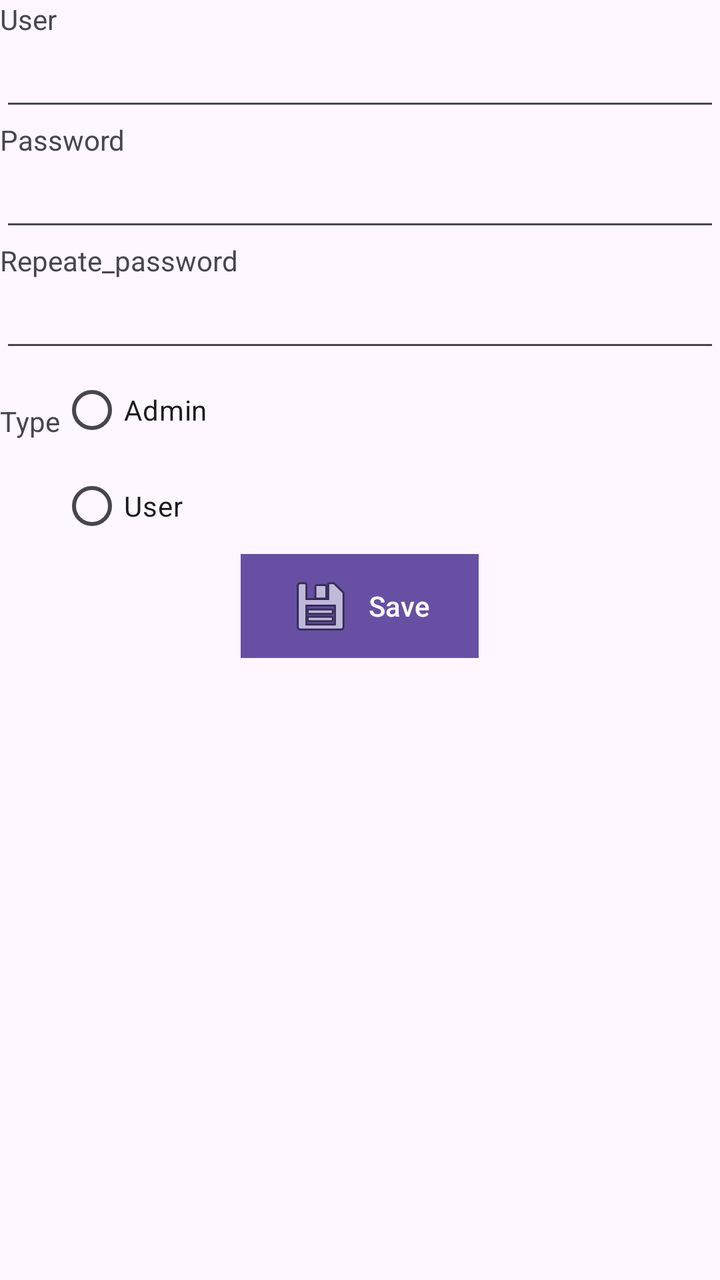
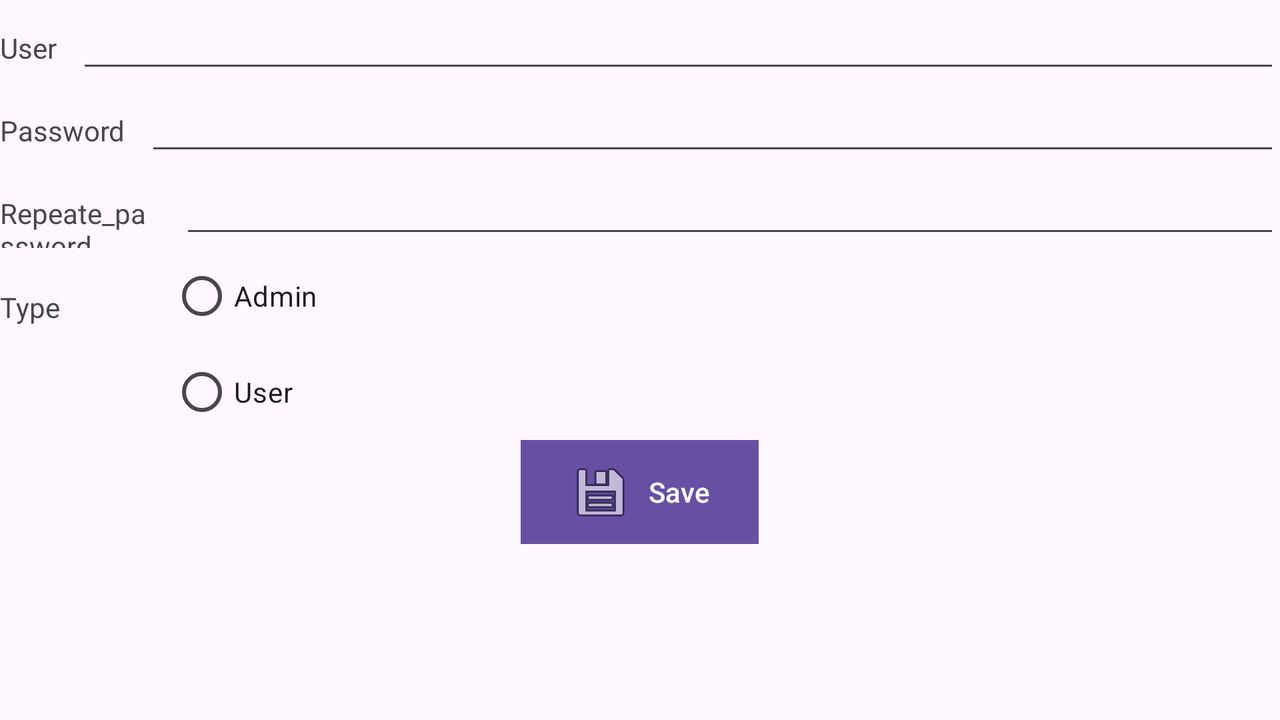

An Android layout and its configuration variant, each rendered on a device that would load it. The default file and the variant file are quoted in full after the pictures.
<!-- AndroidManifest.xml: application theme Theme.ParcialLabo -->
<!-- res/layout/activity_formulario_persona.xml -->
<?xml version="1.0" encoding="utf-8"?>
<LinearLayout xmlns:android="http://schemas.android.com/apk/res/android"
    xmlns:app="http://schemas.android.com/apk/res-auto"
    xmlns:tools="http://schemas.android.com/tools"
    android:orientation="vertical"
    android:layout_width="match_parent"
    android:layout_height="match_parent">


    <TextView
        android:id="@+id/tvUsuario"
        android:layout_width="match_parent"
        android:layout_height="wrap_content"
        android:text="@string/Usuario" />

    <EditText
        android:layout_width="match_parent"
        android:layout_height="wrap_content"
        android:id="@+id/edUsuario"
        />

    <TextView
        android:id="@+id/tvContrasenia"
        android:layout_width="match_parent"
        android:layout_height="wrap_content"
        android:text="@string/Contrasenia" />


    <EditText
        android:layout_width="match_parent"
        android:layout_height="wrap_content"
        android:id="@+id/edContrasenia"
        />
    <TextView
        android:id="@+id/tvNuevaContrasenia"
        android:layout_width="match_parent"
        android:layout_height="wrap_content"
        android:text="@string/Repita_contrasenia" />


    <EditText
        android:layout_width="match_parent"
        android:layout_height="wrap_content"
        android:id="@+id/edNuevaContrasenia"
        />
    <LinearLayout
        android:orientation="horizontal"
        android:layout_width="match_parent"
        android:layout_height="wrap_content">>
        <TextView
            android:id="@+id/tvTipo"
            android:layout_width="wrap_content"
            android:layout_height="wrap_content"
            android:layout_marginTop="20dp"
            android:text="@string/Tipo" />

        <RadioGroup
            android:id="@+id/radioGroup"
            android:layout_width="wrap_content"
            android:layout_height="wrap_content"
            android:orientation="vertical" >

            <RadioButton
                android:id="@+id/radioButtonOption1"
                android:layout_width="wrap_content"
                android:layout_height="wrap_content"
                android:text="@string/Administrador" />

            <RadioButton
                android:id="@+id/radioButtonOption2"
                android:layout_width="wrap_content"
                android:layout_height="wrap_content"
                android:text="@string/Usuario"/>

        </RadioGroup>
    </LinearLayout>


    <Button
        android:layout_gravity="center"
        android:id="@+id/boton"
        android:layout_width="wrap_content"
        android:layout_height="wrap_content"
        android:drawableLeft="@android:drawable/ic_menu_save"
        android:background="#8A2BE2"
        android:radius="50dp"
        android:text="@string/Guardar"
        />
    
</LinearLayout>
<!-- resources referenced by this layout -->
<resources>
  <string name="Administrador">Admin</string>
  <string name="Contrasenia">Password</string>
  <string name="Guardar">Save</string>
  <string name="Repita_contrasenia">Repeate_password</string>
  <string name="Tipo">Type</string>
  <string name="Usuario">User</string>
  <style name="Theme.ParcialLabo" parent="Base.Theme.ParcialLabo" />
  <style name="Base.Theme.ParcialLabo" parent="Theme.Material3.DayNight.NoActionBar">
          
          
      </style>
</resources>
<!-- res/layout-land/activity_formulario_persona.xml (the repository's variant of the layout above) -->
<!-- drawn on the phone turned sideways -->
<?xml version="1.0" encoding="utf-8"?>
<LinearLayout xmlns:android="http://schemas.android.com/apk/res/android"
    xmlns:app="http://schemas.android.com/apk/res-auto"
    xmlns:tools="http://schemas.android.com/tools"
    android:orientation="vertical"
    android:layout_width="match_parent"
    android:layout_height="match_parent">

    <LinearLayout
        android:orientation="horizontal"
        android:layout_width="match_parent"
        android:layout_height="wrap_content">

        <TextView
            android:id="@+id/tvUsuario"
            android:layout_width="wrap_content"
            android:layout_height="wrap_content"
            android:layout_marginRight="10dp"
            android:text="@string/Usuario" />

        <EditText
            android:layout_width="match_parent"
            android:layout_height="wrap_content"
            android:layout_weight="9"
            android:id="@+id/edUsuario"
            />


    </LinearLayout>


    <LinearLayout
        android:orientation="horizontal"
        android:layout_width="match_parent"
        android:layout_height="wrap_content">


        <TextView
            android:id="@+id/tvContrasenia"
            android:layout_width="wrap_content"
            android:layout_height="wrap_content"
            android:layout_marginRight="10dp"
            android:text="@string/Contrasenia" />


        <EditText
            android:layout_width="match_parent"
            android:layout_height="wrap_content"
            android:layout_weight="9"
            android:id="@+id/edContrasenia"
            />


    </LinearLayout>

    <LinearLayout
        android:orientation="horizontal"
        android:layout_width="match_parent"
        android:layout_height="wrap_content">


        <TextView
            android:id="@+id/tvNuevacontrasenia"
            android:layout_width="80dp"
            android:layout_height="wrap_content"
            android:layout_marginRight="10dp"
            android:text="@string/Repita_contrasenia" />


        <EditText
            android:layout_width="match_parent"
            android:layout_height="wrap_content"
            android:layout_weight="9"
            android:id="@+id/edNuevaContrasenia"
            />

    </LinearLayout>
    <LinearLayout
        android:orientation="horizontal"
        android:layout_width="match_parent"
        android:layout_height="wrap_content">>
        <TextView
            android:id="@+id/tvTipo"
            android:layout_width="wrap_content"
            android:layout_height="wrap_content"
            android:layout_marginTop="20dp"
            android:text="@string/Tipo" />

        <RadioGroup
            android:id="@+id/radioGroup"
            android:layout_width="wrap_content"
            android:layout_height="wrap_content"
            android:layout_marginLeft="55dp"
            android:orientation="vertical" >

            <RadioButton
                android:id="@+id/radioButtonOption1"
                android:layout_width="wrap_content"
                android:layout_height="wrap_content"
                android:text="@string/Administrador" />

            <RadioButton
                android:id="@+id/radioButtonOption2"
                android:layout_width="wrap_content"
                android:layout_height="wrap_content"
                android:text="@string/Usuario"/>

        </RadioGroup>
    </LinearLayout>


    <Button
        android:layout_gravity="center"
        android:id="@+id/boton"
        android:layout_width="wrap_content"
        android:layout_height="wrap_content"
        android:drawableLeft="@android:drawable/ic_menu_save"
        android:background="#808080"
        android:radius="50dp"
        android:text="@string/Guardar"
        />
    
</LinearLayout>
